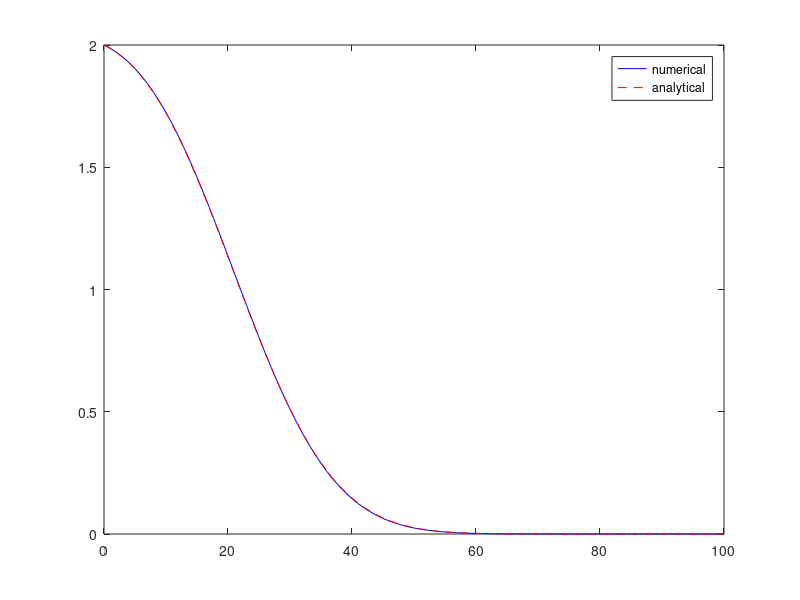

This figure's MATLAB source:
% soil column problem - FDA explicit implementation
% solves dc/dt=D*d^2c/dx^2-v*dc/dx
% dirichlet bc's: x=0, c=c0; x=L, c=0
% D=alpha*v
v=0.36; alpha=5; c0=2;
L=100; n=100; T=50; nt=200;
dt=T/nt;
D=alpha*v;
dx=L/n;
x = (0:dx:L)';
nx=length(x);
b = zeros(nx,1);
CN=v*dt/dx;
DN=D*dt/dx^2;
c =zeros(nx,1);
P=v*dx/D;
if (P > 2)
    fprintf('Grid peclet number is greater than 2!\n');
    fprintf('Grid peclet number is %g\n',P);
    fprintf('Reduce grid spacing\n');
end
if (CN >= 1)
    fprintf('Courant number is greater than 1 for explicit scheme!\n');
    fprintf('Courant number is %g\n',CN);
    fprintf('Reduce time step size\n');
end
if (DN >= 0.5)
    fprintf('Diffusion number is greater than 0.5 for explicit scheme!\n');
    fprintf('Diffusion number is %g\n',DN);
    fprintf('Reduce time step size\n');
end
% use notation c^k+1=c and c^k=cold
for k=1:nt
    c(1)=c0;
    c(nx)=0;
    cold=c;
    for i=2:nx-1
        c(i)=cold(i)+cold(i-1)*(DN+CN/2)+(-2*DN)*cold(i)+(DN-CN/2)*cold(i+1);
    end
end
plot(x,c,'b');
hold on;
%%%%%%%%%%%%%%%
% analytical solution
f1=(x-v*T)/(2*sqrt(D*T));
f2=(x+v*T)/(2*sqrt(D*T));
c=0.5*c0*(erfc(f1)+exp(v*x/D).*erfc(f2));
plot(x,c,'--r');
legend('numerical','analytical');
hold off;
%%%%%%%
